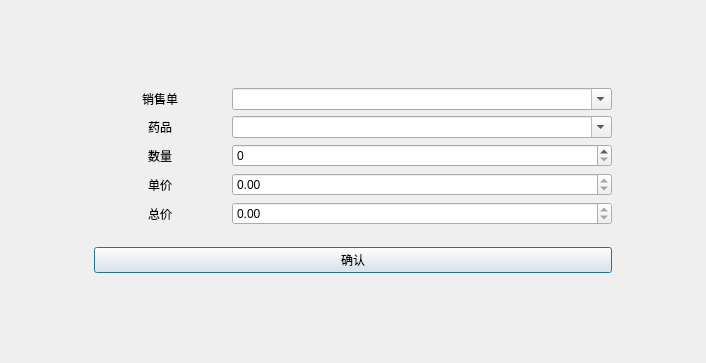
<?xml version="1.0" encoding="UTF-8"?>
<ui version="4.0">
 <class>SellDialog</class>
 <widget class="QDialog" name="SellDialog">
  <property name="geometry">
   <rect>
    <x>0</x>
    <y>0</y>
    <width>706</width>
    <height>363</height>
   </rect>
  </property>
  <property name="windowTitle">
   <string>添加销售药品</string>
  </property>
  <layout class="QGridLayout" name="gridLayout_2">
   <item row="1" column="2">
    <spacer name="horizontalSpacer_2">
     <property name="orientation">
      <enum>Qt::Orientation::Horizontal</enum>
     </property>
     <property name="sizeType">
      <enum>QSizePolicy::Policy::Fixed</enum>
     </property>
     <property name="sizeHint" stdset="0">
      <size>
       <width>83</width>
       <height>20</height>
      </size>
     </property>
    </spacer>
   </item>
   <item row="1" column="0">
    <spacer name="horizontalSpacer">
     <property name="orientation">
      <enum>Qt::Orientation::Horizontal</enum>
     </property>
     <property name="sizeType">
      <enum>QSizePolicy::Policy::Fixed</enum>
     </property>
     <property name="sizeHint" stdset="0">
      <size>
       <width>83</width>
       <height>20</height>
      </size>
     </property>
    </spacer>
   </item>
   <item row="3" column="1">
    <spacer name="verticalSpacer">
     <property name="orientation">
      <enum>Qt::Orientation::Vertical</enum>
     </property>
     <property name="sizeType">
      <enum>QSizePolicy::Policy::Fixed</enum>
     </property>
     <property name="sizeHint" stdset="0">
      <size>
       <width>20</width>
       <height>61</height>
      </size>
     </property>
    </spacer>
   </item>
   <item row="1" column="1">
    <layout class="QGridLayout" name="gridLayout">
     <item row="3" column="0">
      <widget class="QLabel" name="label_2">
       <property name="text">
        <string>数量</string>
       </property>
       <property name="alignment">
        <set>Qt::AlignmentFlag::AlignCenter</set>
       </property>
      </widget>
     </item>
     <item row="5" column="1">
      <widget class="QDoubleSpinBox" name="lump_sum_doubleSpinBox">
       <property name="readOnly">
        <bool>true</bool>
       </property>
       <property name="maximum">
        <double>9999999999.989999771118164</double>
       </property>
      </widget>
     </item>
     <item row="4" column="0">
      <widget class="QLabel" name="label_3">
       <property name="text">
        <string>单价</string>
       </property>
       <property name="alignment">
        <set>Qt::AlignmentFlag::AlignCenter</set>
       </property>
      </widget>
     </item>
     <item row="4" column="1">
      <widget class="QDoubleSpinBox" name="price_doubleSpinBox">
       <property name="readOnly">
        <bool>true</bool>
       </property>
       <property name="maximum">
        <double>9999999999.989999771118164</double>
       </property>
      </widget>
     </item>
     <item row="5" column="0">
      <widget class="QLabel" name="label_5">
       <property name="text">
        <string>总价</string>
       </property>
       <property name="alignment">
        <set>Qt::AlignmentFlag::AlignCenter</set>
       </property>
      </widget>
     </item>
     <item row="1" column="1">
      <widget class="QComboBox" name="sell_drug_combox">
       <property name="editable">
        <bool>true</bool>
       </property>
      </widget>
     </item>
     <item row="1" column="0">
      <widget class="QLabel" name="label">
       <property name="text">
        <string>药品</string>
       </property>
       <property name="alignment">
        <set>Qt::AlignmentFlag::AlignCenter</set>
       </property>
      </widget>
     </item>
     <item row="0" column="0">
      <widget class="QLabel" name="label_4">
       <property name="text">
        <string>销售单</string>
       </property>
       <property name="alignment">
        <set>Qt::AlignmentFlag::AlignCenter</set>
       </property>
      </widget>
     </item>
     <item row="0" column="1">
      <widget class="QComboBox" name="sell_list_combox">
       <property name="sizePolicy">
        <sizepolicy hsizetype="Fixed" vsizetype="Fixed">
         <horstretch>0</horstretch>
         <verstretch>0</verstretch>
        </sizepolicy>
       </property>
       <property name="minimumSize">
        <size>
         <width>380</width>
         <height>0</height>
        </size>
       </property>
       <property name="editable">
        <bool>true</bool>
       </property>
      </widget>
     </item>
     <item row="3" column="1">
      <widget class="QSpinBox" name="number_spinBox"/>
     </item>
    </layout>
   </item>
   <item row="2" column="1">
    <widget class="QPushButton" name="sell_sure_btn">
     <property name="text">
      <string>确认</string>
     </property>
    </widget>
   </item>
   <item row="0" column="1">
    <spacer name="verticalSpacer_2">
     <property name="orientation">
      <enum>Qt::Orientation::Vertical</enum>
     </property>
     <property name="sizeType">
      <enum>QSizePolicy::Policy::Fixed</enum>
     </property>
     <property name="sizeHint" stdset="0">
      <size>
       <width>20</width>
       <height>61</height>
      </size>
     </property>
    </spacer>
   </item>
  </layout>
 </widget>
 <resources/>
 <connections/>
</ui>
